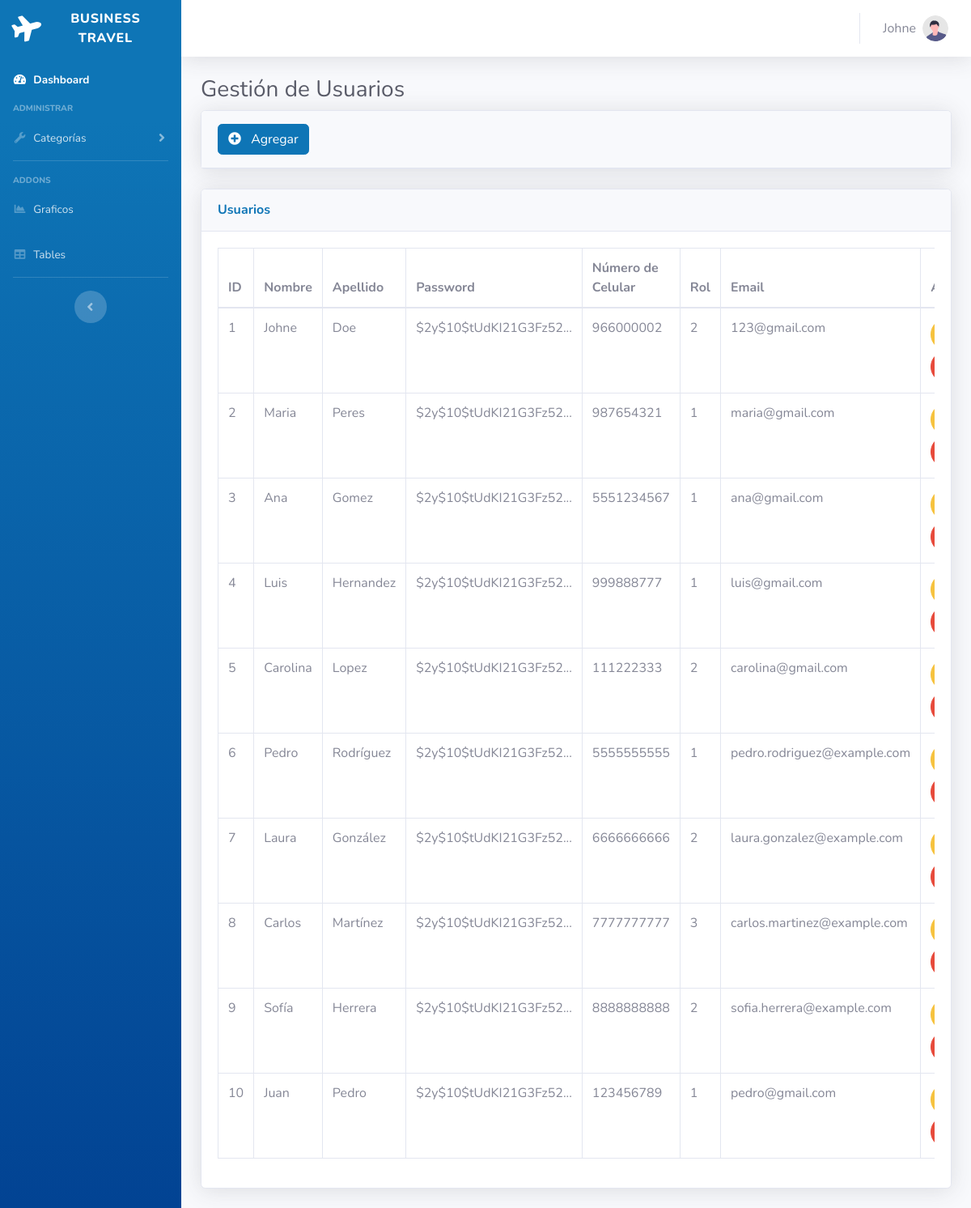
Screenshot of /MainController.php?action=usuario-index (signed in) with the database file from the repository.
### tables this page shows
CREATE TABLE IF NOT EXISTS `usuarios` (
  `id` int NOT NULL AUTO_INCREMENT,
  `nombre` varchar(50) NOT NULL,
  `apellido` varchar(50) NOT NULL,
  `password` varchar(60) NOT NULL,
  `numeroCelular` varchar(20) NOT NULL,
  `rol` int NOT NULL,
  `email` varchar(50) NOT NULL,
  PRIMARY KEY (`id`),
  KEY `FK_usuarios_roles` (`rol`),
  CONSTRAINT `FK_usuarios_roles` FOREIGN KEY (`rol`) REFERENCES `roles` (`id`)
);

### Controller/UsuarioController.php (called while the page is built, shortened)
<?php
require_once 'Model/Dao/UsuarioDAO.php';
class UsuarioController
{
    private $usuarioDAO;
    public function __construct()
    {
        $this->usuarioDAO = new UsuarioDAO();
    }
    public function index()
    {
        $usuarios = $this->usuarioDAO->getAllUsuarios();
        include 'View/Usuario/index.php';
    }
}

### Model/Dao/UsuarioDAO.php (called while the page is built, shortened)
<?php
require_once 'db_connect.php';
require_once 'Model/Usuario.php';
class UsuarioDAO implements UsuarioDAOInterface{
    public function getAllUsuarios() {
        global $conn;
        $usuarios = [];
        $query = "SELECT * FROM usuarios";
        $result = $conn->query($query);
        if ($result->num_rows > 0) {
            while ($row = $result->fetch_assoc()) {
                $usuario = new Usuario();
                $usuario->setId($row['id']);
                $usuario->setNombre($row['nombre']);
                $usuario->setApellido($row['apellido']);
                $usuario->setPassword($row['password']);
                $usuario->setNumeroCelular($row['numeroCelular']);
                $usuario->setRol($row['rol']);
                $usuario->setEmail($row['email']);
                $usuarios[] = $usuario;
            }
        }
        return $usuarios;
    }
}
?>

### Model/Usuario.php (called while the page is built)
<?php
class Usuario {
    private $id;
    private $nombre;
    private $apellido;
    private $password;
    private $numeroCelular;
    private $rol;
    private $email;
    public function getId() {
        return $this->id;
    }
    public function setId($id) {
        $this->id = $id;
    }
    public function getNombre() {
        return $this->nombre;
    }
    public function setNombre($nombre) {
        $this->nombre = $nombre;
    }
    public function getApellido() {
        return $this->apellido;
    }
    public function setApellido($apellido) {
        $this->apellido = $apellido;
    }
    public function getPassword() {
        return $this->password;
    }
    public function setPassword($password) {
        $this->password = $password;
    }
    public function getNumeroCelular() {
        return $this->numeroCelular;
    }
    public function setNumeroCelular($numeroCelular) {
        $this->numeroCelular = $numeroCelular;
    }
    public function getRol() {
        return $this->rol;
    }
    public function setRol($rol) {
        $this->rol = $rol;
    }
    public function getEmail() {
        return $this->email;
    }
    public function setEmail($email) {
        $this->email = $email;
    }
}
?>

### View/Usuario/index.php (the view, shortened to what this page needs)
<!DOCTYPE html>
<html lang="en">
<head>
    <link href="View/static/vendor/fontawesome-free/css/all.min.css" rel="stylesheet" type="text/css">
    <link href="View/static/css/sb-admin-2.min.css" rel="stylesheet">
</head>
<body id="page-top">
    <div id="wrapper">
        <?php
        include 'View/header/lateralDashboard.php';
        ?>
        <div id="content-wrapper" class="d-flex flex-column">
            <div id="content">
                <?php
                include 'View/header/headerDashboard.php';
                ?>
                <div class="container-fluid">
                    <h1 class="h3 mb-2 text-gray-800">Gestión de Usuarios</h1>
                    <div class="card shadow mb-4">
                        <div class="card-header py-3 d-flex align-items-center">
                            <a href="MainController.php?action=usuario-add" class="text-decoration-none">
                                <div class="d-flex align-items-center">
                                    <button class="btn btn-primary">
                                        <i class="fas fa-plus-circle mr-2"></i>
                                        Agregar
                                    </button>
                                </div>
                            </a>
                        </div>
                    </div>
                    <div class="card shadow mb-4">
                        <div class="card-header py-3">
                            <h6 class="m-0 font-weight-bold text-primary">Usuarios</h6>
                        </div>
                        <div class="card-body">
                            <div class="table-responsive">
                                <table class="table table-bordered" id="dataTable" width="100%" cellspacing="0">
                                    <thead>
                                        <tr>
                                            <th>ID</th>
                                            <th>Nombre</th>
                                            <th>Apellido</th>
                                            <th>Password</th>
                                            <th>Número de Celular</th>
                                            <th>Rol</th>
                                            <th>Email</th>
                                            <th>Acciones</th>
                                        </tr>
                                    </thead>
                                    <tbody>
                                        <?php foreach ($usuarios as $usuario) : ?>
                                            <tr>
                                                <td><?php echo $usuario->getId(); ?></td>
                                                <td><?php echo $usuario->getNombre(); ?></td>
                                                <td><?php echo $usuario->getApellido(); ?></td>
                                                <td style="width: 100px;"><?php echo substr($usuario->getPassword(), 0, 20); ?>...</td>
                                                <td><?php echo $usuario->getNumeroCelular(); ?></td>
                                                <td><?php echo $usuario->getRol(); ?></td>
                                                <td><?php echo $usuario->getEmail(); ?></td>
                                                <td class="col-2">
                                                    <a href="MainController.php?action=usuario-edit&id=<?php echo $usuario->getId(); ?>" class="btn btn-warning btn-circle">
                                                    </a>
                                                    <button class="btn btn-danger btn-circle delete-button" data-id="<?php echo $usuario->getId(); ?>">
                                                    </button>
                                                </td>
                                            </tr>
                                        <?php endforeach; ?>
                                    </tbody>
                                </table>
                            </div>
                        </div>
                    </div>
                </div>
            </div>
        </div>
    </div>
</body>
</html>

### rows the page displays
usuarios: id "1", nombre "Johne", apellido "Doe", password "$2y$10$tUdKI21G3Fz52", numeroCelular "966000002", rol "2", email "123@gmail.com"
usuarios: id "2", nombre "Maria", apellido "Peres", password "$2y$10$tUdKI21G3Fz52", numeroCelular "987654321", rol "1", email "maria@gmail.com"
usuarios: id "3", nombre "Ana", apellido "Gomez", password "$2y$10$tUdKI21G3Fz52", numeroCelular "5551234567", rol "1", email "ana@gmail.com"
usuarios: id "4", nombre "Luis", apellido "Hernandez", password "$2y$10$tUdKI21G3Fz52", numeroCelular "999888777", rol "1", email "luis@gmail.com"
usuarios: id "5", nombre "Carolina", apellido "Lopez", password "$2y$10$tUdKI21G3Fz52", numeroCelular "111222333", rol "2", email "carolina@gmail.com"
usuarios: id "6", nombre "Pedro", apellido "Rodríguez", password "$2y$10$tUdKI21G3Fz52", numeroCelular "5555555555", rol "1", email "pedro.rodriguez@example.com"
usuarios: id "7", nombre "Laura", apellido "González", password "$2y$10$tUdKI21G3Fz52", numeroCelular "6666666666", rol "2", email "laura.gonzalez@example.com"
usuarios: id "8", nombre "Carlos", apellido "Martínez", password "$2y$10$tUdKI21G3Fz52", numeroCelular "7777777777", rol "3", email "carlos.martinez@example.com"
usuarios: id "9", nombre "Sofía", apellido "Herrera", password "$2y$10$tUdKI21G3Fz52", numeroCelular "8888888888", rol "2", email "sofia.herrera@example.com"
usuarios: id "10", nombre "Juan", apellido "Pedro", password "$2y$10$tUdKI21G3Fz52", numeroCelular "123456789", rol "1", email "pedro@gmail.com"

### other values shown
$_SESSION['nombre'] "Johne"
